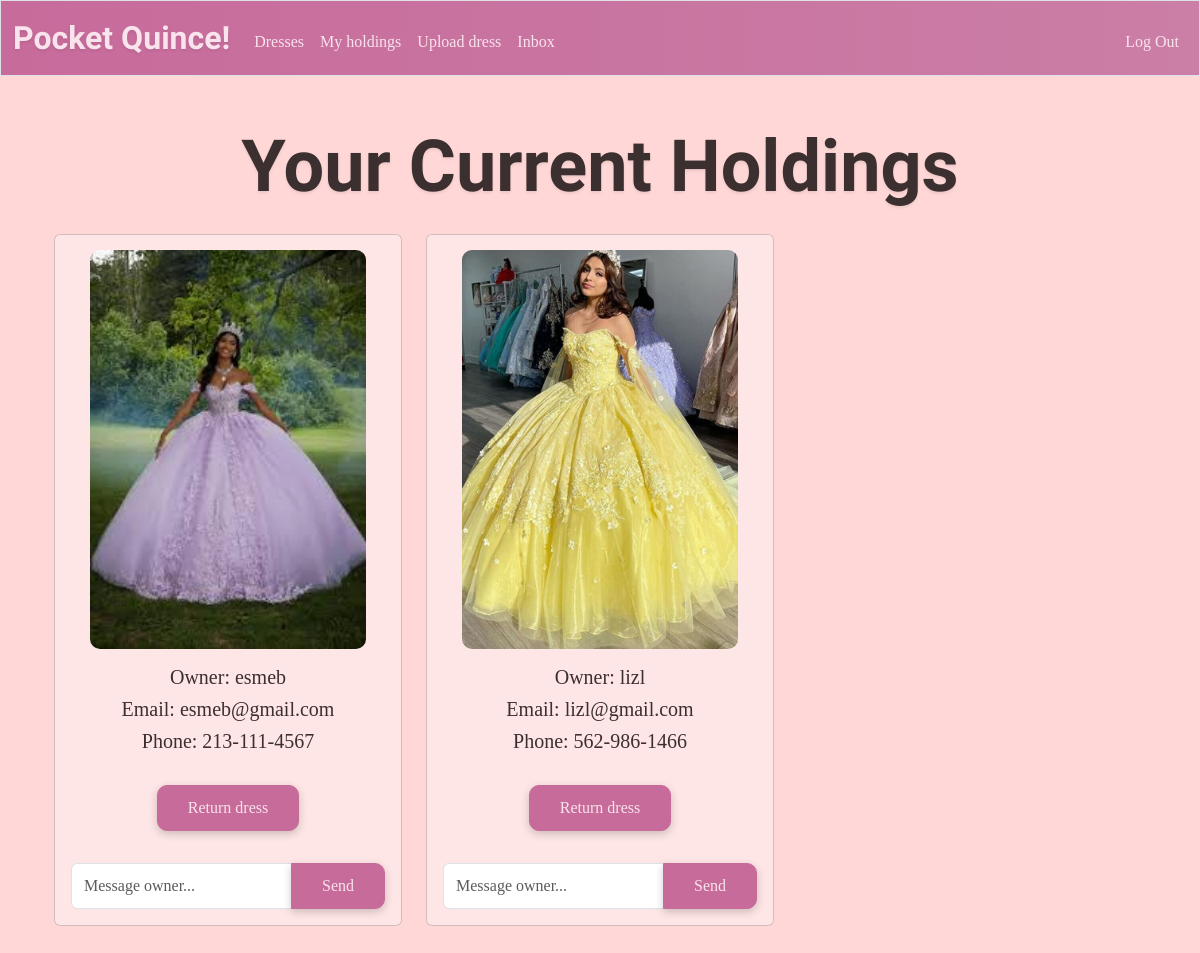
The app's page /holdings (signed in), older data.
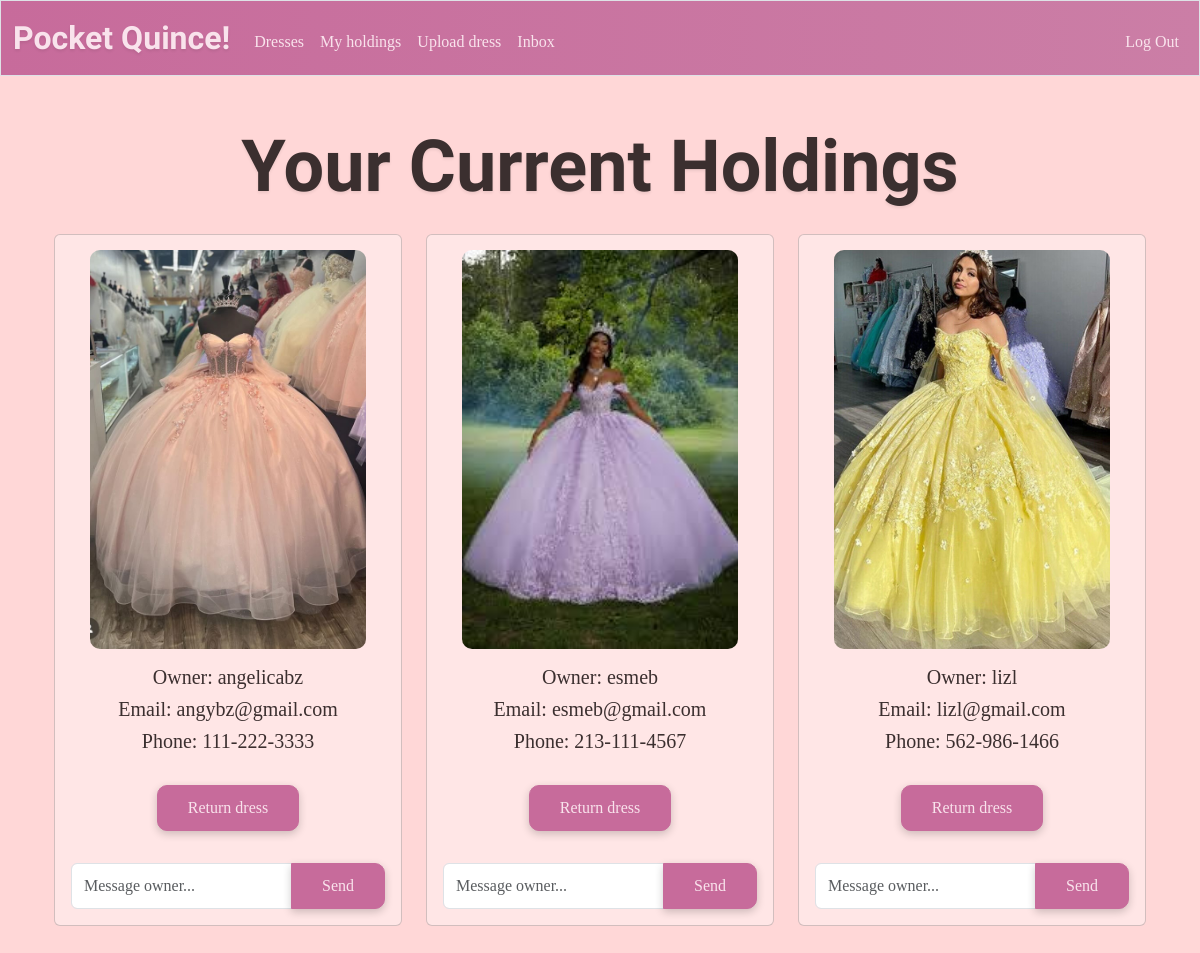
The same page, newer data.
### tables this page shows
CREATE TABLE dresses (
    id INTEGER PRIMARY KEY AUTOINCREMENT,
    size TEXT NOT NULL,
    color TEXT NOT NULL,
    owner INTEGER NOT NULL,
    image_url TEXT,
    time_posted TEXT NOT NULL DEFAULT CURRENT_TIMESTAMP,
    FOREIGN KEY (owner) REFERENCES users(id)
);

CREATE TABLE users (
id INTEGER PRIMARY KEY AUTOINCREMENT NOT NULL, 
username TEXT NOT NULL UNIQUE, 
email TEXT NOT NULL, 
phone TEXT NOT NULL, 
hash TEXT NOT NULL
);

### app.py (the view)
@app.route("/holdings")
@login_required
def holdings():
    db = get_db() # Establish database connection to wardrobe.db
    holdingBuffer = db.execute("SELECT * FROM dresses JOIN holdings as h on dresses.id = h.dress_id WHERE h.user_id = ? AND h.rent_end IS NULL ORDER BY h.rent_start DESC", (session["user_id"],)).fetchall()
    holdings = [] # Empty list for all rented dresses
    for holding in holdingBuffer:
        holding = dict(holding)  # Convert Row object to dictionary not readonly to allow changes
        holding["owner_id"] = holding["owner"]
        owner = db.execute("SELECT username, email, phone FROM users WHERE id = ?", (holding["owner"],)).fetchone()
        holding["owner_name"] = owner["username"]
        holding["owner_email"] = owner["email"]
        holding["owner_phone"] = owner["phone"]
        holdings.append(holding) # Add updated dictionary to list
    return render_template("holdings.html", holdings=holdings)

### app.py (called while the page is built)
def get_db():
    if "db" not in g: # Check if database connection already exists
        g.db = sqlite3.connect(DATABASE) # Open database and store connection for reuse
        g.db.row_factory = sqlite3.Row # Enable dictionary-like row access for reading
    return g.db # Return database connection

@app.after_request
def after_request(response):
    response.headers["Cache-Control"] = "no-cache, no-store, must-revalidate"
    response.headers["Expires"] = 0
    response.headers["Pragma"] = "no-cache"
    return response

### help.py (called while the page is built)
def login_required(f):
    @wraps(f)
    def decorated_function(*args, **kwargs):
        if session.get("user_id") is None:
            return redirect("/login")
        return f(*args, **kwargs)
    return decorated_function

### templates/holdings.html (shortened to what this page needs)
{% extends "layout.html" %}
{% block main %}
    <h1 class = "imperial mb-4">Your Current Holdings</h1>
    {% if holdings|length == 0 %}
        <h3 class = "body-font">You are not currently holding any dresses.</h3>
    {% else %}
        <div class="container">
            <div class="row">
                {% for dress in holdings %}
                    <div class = "col-md-4 mb-4">
                        <div class = "card dress-card">
                            <img class = "catalogImage mx-auto d-block" src = "{{ dress['image_url'] }}" alt = "Dress image">
                            <div class = "card-body">
                                <h5 class = "body-font">{{ "Owner: " + dress["owner_name"] }}</h5>
                                <h5 class = "body-font">{{ "Email: " + dress["owner_email"]}}</h5>
                                <h5 class = "body-font">{{ "Phone: " + dress["owner_phone"]}}</h5>
                                <form action = "/returnDress" method = "post">
                                    <br>
                                    <button class="btn btn-primary body-font" type="submit">Return dress</button>
                                </form>
                                <br>
                                <form action="/messages" method="post" class="mt-2">
                                    <div class="input-group">
                                        <input type="text" name="body" class="form-control body-font" placeholder="Message owner..." required>
                                        <button type="submit" class="btn btn-primary btn-sm body-font">Send</button>
                                    </div>
                                </form>
                            </div>
                        </div>
                    </div>
                {% endfor %}
            </div>
        </div>
    {% endif %}
{% endblock %}

### templates/layout.html (shortened to what this page needs)
<!DOCTYPE html>
<html lang="en">
    <head>
        <link href="https://cdn.jsdelivr.net/npm/bootstrap@5.3.3/dist/css/bootstrap.min.css" rel="stylesheet">
        <link href="{{ url_for('static', filename='style.css') }}" rel="stylesheet">
    </head>
    <body>
        <nav class=" border navbar navbar-expand-md">
            <div class="container-fluid">
                <a id = "navTitle" class="navbar-brand imperial"  href="/"><span>Pocket Quince!</span></a>
                <div class="collapse navbar-collapse" id="navbar">
                    {% if session["user_id"] %}
                        <ul class="navbar-nav me-auto mt-2">
                            <li class="nav-item body-font"><a class="nav-link" href="/catalog">Dresses</a></li>
                            <li class="nav-item body-font"><a class="nav-link" href="/holdings">My holdings</a></li>
                            <li class="nav-item body-font"><a class="nav-link" href="/upload">Upload dress</a></li>
                            <li class="nav-item body-font"><a class="nav-link" href="/messages">Inbox</a></li>
                        </ul>
                        <ul class="navbar-nav ms-auto mt-2">
                            <li class="nav-item body-font"><a class="nav-link" href="/logout">Log Out</a></li>
                        </ul>
                    {% else %}
                        <ul class="navbar-nav ms-auto mt-2">
                            <li class="nav-item body-font"><a class="nav-link" href="/register">Register</a></li>
                            <li class="nav-item body-font"><a class="nav-link" href="/login">Log In</a></li>
                        </ul>
                    {% endif %}
                </div>
            </div>
        </nav>
        <main class="container py-5 text-center">
            {% block main %}{% endblock %}
        </main>
    </body>
</html>

### static/style.css (style rules this page uses)
body { background-color: #FFD7D7; }
.imperial { font-family: 'Imperial Script', cursive; text-shadow: 0px 2px 3px rgba(0,0,0,0.08); font-weight: 700; font-size: 450%; color: #3B2F2F; }
.body-font { font-family: 'Merriweather', serif; color: #3B2F2F }
.btn-primary { background-color: #C76B9B; color: #F9E3EC; border-color: #C76B9B; font-size: 1rem; border-radius: 10px; padding: 10px 30px; box-shadow: 0px 3px 8px rgba(0, 0, 0, 0.2); }
#navTitle { color: #F9E3EC; }
.nav-link { color: #F9E3EC; }
nav .navbar-brand { font-size: xx-large; }
.navbar { background: linear-gradient(to right, #C76B9B, #cb7ea6) }
.catalogImage { width: 80%; height: 80%; max-height: 550px; object-fit: cover; object-position: center; border-radius: 10px; }
.dress-card { padding-top: 15px; height: 100%; }
.card { background-color: #FFE6E6; }
form label, form button { background-color: #C76B9B; border: 1px #C76B9B; padding: 5px 10px; border-radius: 900px; box-shadow: 0px 3px 8px rgba(0, 0, 0, 0.2); font-size: 0.8rem; height: auto; display: inline-block; width: auto; cursor: pointer; }

Row changes from the older to the newer data that the page shows:
added dresses: image_url (picture)
added users: username "Owner: angelicabz", email "Email: angybz@gmail.com", phone "Phone: 111-222-3333"
Text that changed along with them:
new list line: "Return dress  Send"
